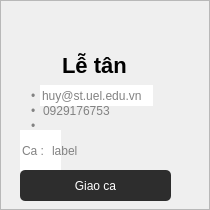
         <widget class="QFrame" name="frame_28">
          <property name="sizePolicy">
           <sizepolicy hsizetype="Preferred" vsizetype="Preferred">
            <horstretch>0</horstretch>
            <verstretch>0</verstretch>
           </sizepolicy>
          </property>
          <property name="minimumSize">
           <size>
            <width>0</width>
            <height>50</height>
           </size>
          </property>
          <property name="styleSheet">
           <string notr="true">#frame_28 {
	background-color: white;
	border-radius:4px;
	border:1px solid #E0E0E0;
}</string>
          </property>
          <property name="frameShape">
           <enum>QFrame::StyledPanel</enum>
          </property>
          <property name="frameShadow">
           <enum>QFrame::Raised</enum>
          </property>
          <widget class="QLineEdit" name="lineEdit_57">
           <property name="geometry">
            <rect>
             <x>0</x>
             <y>20</y>
             <width>191</width>
             <height>31</height>
            </rect>
           </property>
           <property name="styleSheet">
            <string notr="true">QLineEdit {
	font-family: &quot;Montserrat&quot;;
	font-size:20px;
	font-weight:none;
	background-color:transparent;
	border:1px;
}</string>
           </property>
           <property name="text">
            <string/>
           </property>
           <property name="alignment">
            <set>Qt::AlignCenter</set>
           </property>
          </widget>
          <widget class="QLineEdit" name="lineEdit_58">
           <property name="geometry">
            <rect>
             <x>60</x>
             <y>50</y>
             <width>71</width>
             <height>31</height>
            </rect>
           </property>
           <property name="styleSheet">
            <string notr="true">QLineEdit {
	font-family: &quot;Montserrat&quot;;
	font-size:22px;
	font-weight:530;
	background-color:transparent;
	border:1px;
}</string>
           </property>
           <property name="text">
            <string>Lễ tân</string>
           </property>
          </widget>
          <widget class="QLabel" name="label_64">
           <property name="geometry">
            <rect>
             <x>31</x>
             <y>85</y>
             <width>21</width>
             <height>21</height>
            </rect>
           </property>
           <property name="styleSheet">
            <string notr="true">QLabel {
	color: #828282;
}</string>
           </property>
           <property name="text">
            <string>•</string>
           </property>
          </widget>
          <widget class="QLineEdit" name="lineEdit_59">
           <property name="geometry">
            <rect>
             <x>40</x>
             <y>85</y>
             <width>113</width>
             <height>21</height>
            </rect>
           </property>
           <property name="styleSheet">
            <string notr="true">QLineEdit {
	border:none;
	color: #828282;
}</string>
           </property>
           <property name="text">
            <string>huy@st.uel.edu.vn</string>
           </property>
          </widget>
          <widget class="QLabel" name="label_65">
           <property name="geometry">
            <rect>
             <x>31</x>
             <y>100</y>
             <width>20</width>
             <height>21</height>
            </rect>
           </property>
           <property name="styleSheet">
            <string notr="true">QLabel {
	color: #828282;
}</string>
           </property>
           <property name="text">
            <string>•</string>
           </property>
          </widget>
          <widget class="QLineEdit" name="lineEdit_60">
           <property name="geometry">
            <rect>
             <x>41</x>
             <y>100</y>
             <width>111</width>
             <height>21</height>
            </rect>
           </property>
           <property name="styleSheet">
            <string notr="true">QLineEdit {
	border:none;
	color: #828282;
	background-color:transparent;
}</string>
           </property>
           <property name="text">
            <string>0929176753</string>
           </property>
          </widget>
          <widget class="QLineEdit" name="lineEdit_61">
           <property name="geometry">
            <rect>
             <x>20</x>
             <y>130</y>
             <width>41</width>
             <height>41</height>
            </rect>
           </property>
           <property name="font">
            <font>
             <pointsize>9</pointsize>
            </font>
           </property>
           <property name="styleSheet">
            <string notr="true">QLineEdit {
	border:none;
	color: #828282;
}</string>
           </property>
           <property name="text">
            <string>Ca :</string>
           </property>
          </widget>
          <widget class="QPushButton" name="pushButton_40">
           <property name="geometry">
            <rect>
             <x>20</x>
             <y>170</y>
             <width>151</width>
             <height>31</height>
            </rect>
           </property>
           <property name="cursor">
            <cursorShape>PointingHandCursor</cursorShape>
           </property>
           <property name="styleSheet">
            <string notr="true">QPushButton {
	font: 11pt &quot;Monteserrat&quot;;
	color: white				;
	border-radius: 5px;
	background-color: #2D2D2D; 
}</string>
           </property>
           <property name="text">
            <string>Giao ca</string>
           </property>
          </widget>
          <widget class="QPushButton" name="pushButton_41">
           <property name="geometry">
            <rect>
             <x>150</x>
             <y>10</y>
             <width>31</width>
             <height>31</height>
            </rect>
           </property>
           <property name="cursor">
            <cursorShape>PointingHandCursor</cursorShape>
           </property>
           <property name="styleSheet">
            <string notr="true">QPushButton {
	background-color: transparent;
	border: none;
}
</string>
           </property>
           <property name="text">
            <string/>
           </property>
           <property name="icon">
            <iconset>
             <normaloff>delete-icon-in-trendy-outline-style-isolated-on-white-background-delete-silhouette-symbol-for-your-website-design-logo-app-ui-illustration-eps10-free-vector.jpg</normaloff>delete-icon-in-trendy-outline-style-isolated-on-white-background-delete-silhouette-symbol-for-your-website-design-logo-app-ui-illustration-eps10-free-vector.jpg</iconset>
           </property>
           <property name="iconSize">
            <size>
             <width>30</width>
             <height>30</height>
            </size>
           </property>
          </widget>
          <widget class="QLineEdit" name="lineEdit_78">
           <property name="geometry">
            <rect>
             <x>50</x>
             <y>130</y>
             <width>51</width>
             <height>41</height>
            </rect>
           </property>
           <property name="font">
            <font>
             <pointsize>9</pointsize>
            </font>
           </property>
           <property name="styleSheet">
            <string notr="true">QLineEdit {
	border:none;
	color: #828282;
	background-color: transparent;
}</string>
           </property>
           <property name="text">
            <string>label</string>
           </property>
          </widget>
          <widget class="QPushButton" name="pushButton_8">
           <property name="geometry">
            <rect>
             <x>120</x>
             <y>140</y>
             <width>81</width>
             <height>23</height>
            </rect>
           </property>
           <property name="cursor">
            <cursorShape>PointingHandCursor</cursorShape>
           </property>
           <property name="styleSheet">
            <string notr="true">QPushButton {
	border: none;
	background-color: transparent;
}</string>
           </property>
           <property name="text">
            <string/>
           </property>
           <property name="icon">
            <iconset>
             <normaloff>images.png</normaloff>images.png</iconset>
           </property>
           <property name="iconSize">
            <size>
             <width>24</width>
             <height>24</height>
            </size>
           </property>
          </widget>
          <widget class="QLabel" name="label_76">
           <property name="geometry">
            <rect>
             <x>31</x>
             <y>110</y>
             <width>20</width>
             <height>31</height>
            </rect>
           </property>
           <property name="styleSheet">
            <string notr="true">QLabel {
	color: #828282;
}</string>
           </property>
           <property name="text">
            <string>•</string>
           </property>
          </widget>
          <widget class="QLineEdit" name="lineEdit_91">
           <property name="geometry">
            <rect>
             <x>40</x>
             <y>110</y>
             <width>111</width>
             <height>31</height>
            </rect>
           </property>
           <property name="styleSheet">
            <string notr="true">QLineEdit {
	border:none;
	color: #828282;
	background-color: transparent;
}</string>
           </property>
           <property name="text">
            <string/>
           </property>
          </widget>
         </widget>
